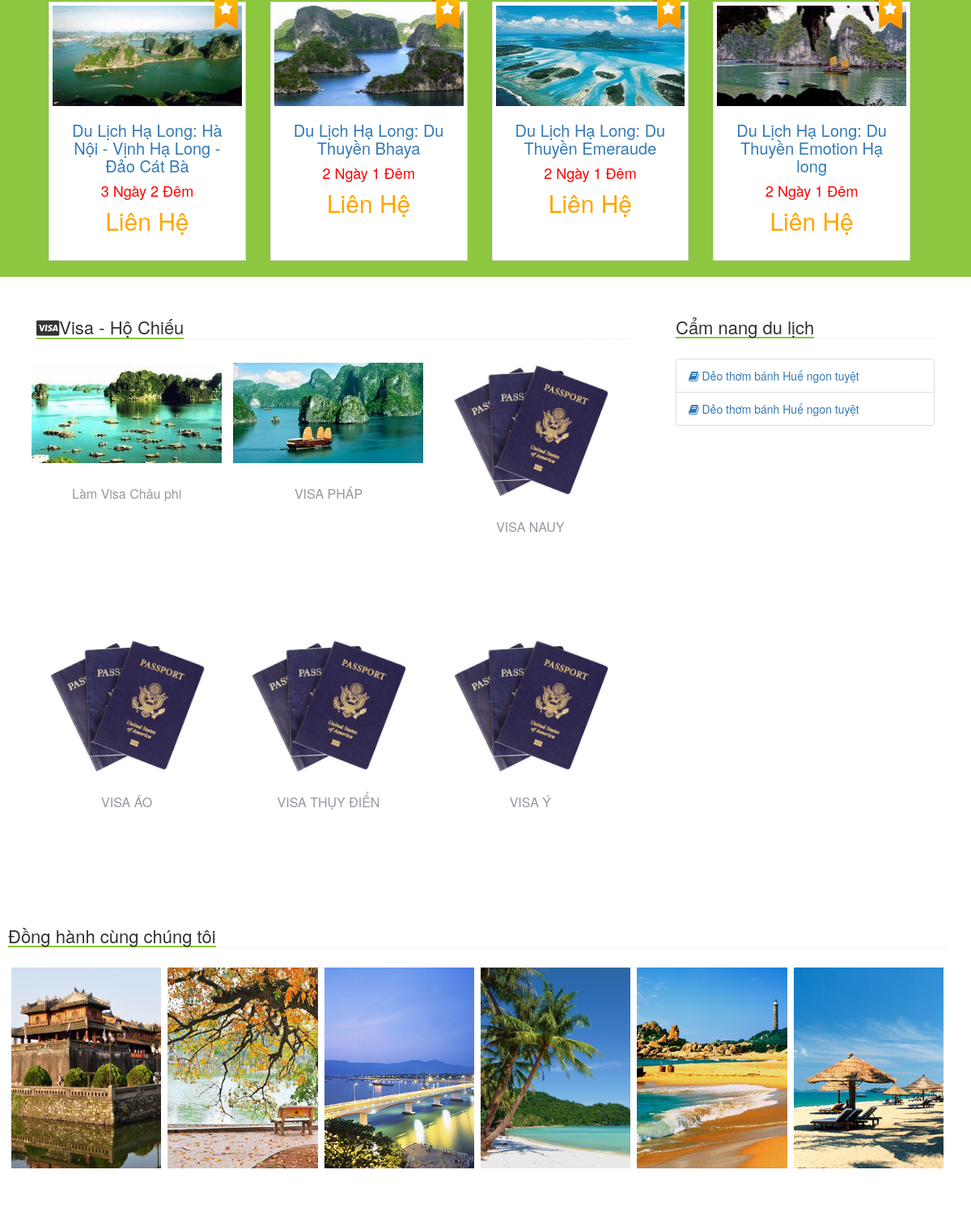
Before: / (middle part) with the older database file.
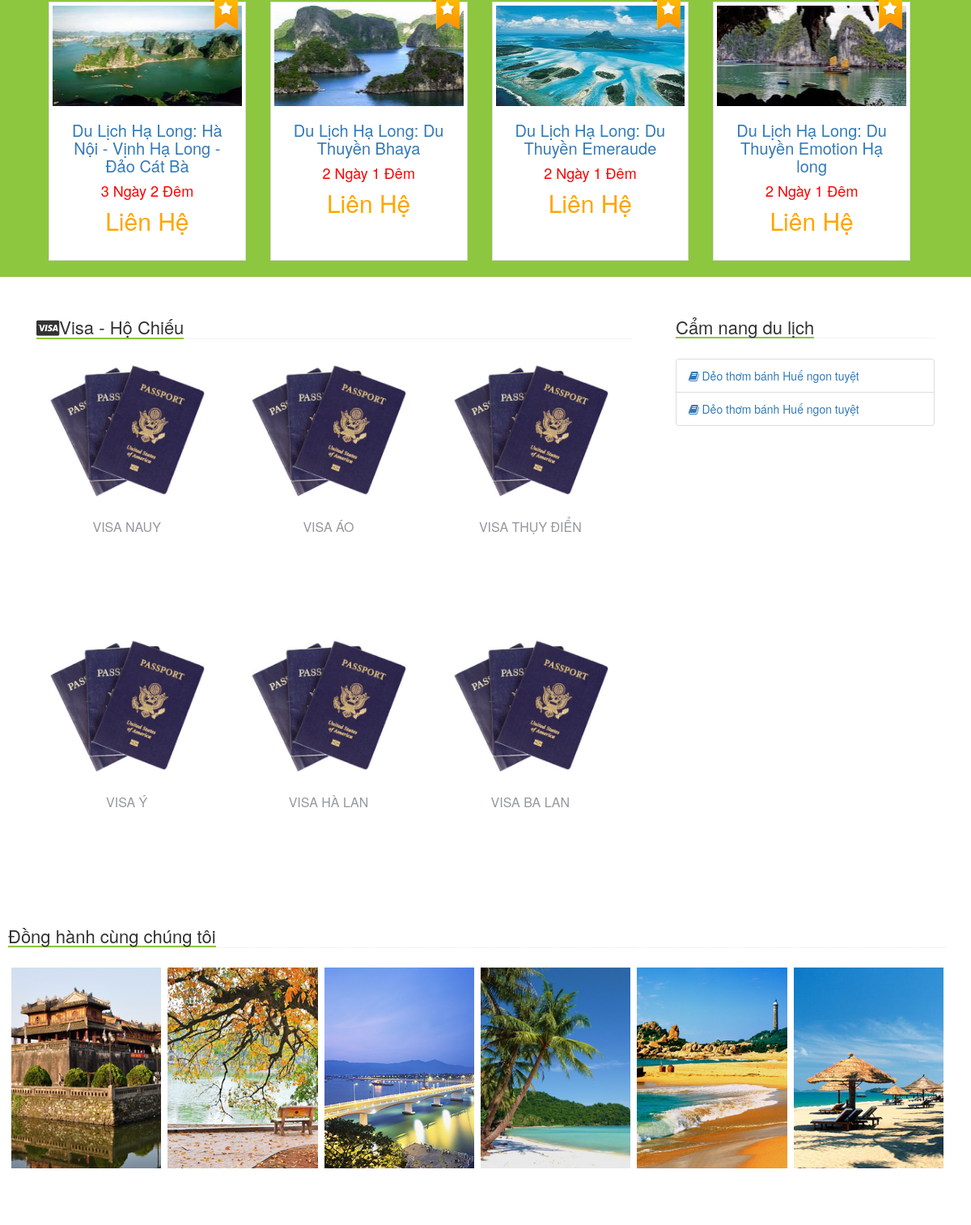
After: the same page with the newer database file.
### tables this page shows
CREATE TABLE IF NOT EXISTS `tour_content` (
  `tour_content_code` int(11) NOT NULL AUTO_INCREMENT,
  `tour_region_code` int(11) NOT NULL,
  `title` varchar(255) NOT NULL,
  `time` varchar(20) NOT NULL,
  `total_cost` varchar(255) NOT NULL,
  `content` text,
  `content_cost` text,
  `description` varchar(255) DEFAULT NULL,
  `image` varchar(100) DEFAULT NULL,
  `update_at` datetime NOT NULL,
  `create_at` datetime NOT NULL,
  `tour_country_code` int(11) NOT NULL,
  `possition` text NOT NULL,
  `image_relate` text NOT NULL,
  PRIMARY KEY (`tour_content_code`)
);

CREATE TABLE IF NOT EXISTS `passport_visa_offers` (
  `passport_visa_offer_code` int(11) NOT NULL AUTO_INCREMENT,
  `passport_visa_code` int(11) NOT NULL,
  `title` varchar(255) NOT NULL,
  `description` varchar(255) NOT NULL,
  `content` text NOT NULL,
  `image` varchar(100) NOT NULL,
  `update_at` datetime NOT NULL,
  `create_at` datetime NOT NULL,
  PRIMARY KEY (`passport_visa_offer_code`)
);

CREATE TABLE IF NOT EXISTS `news_event_content` (
  `news_event_content_code` int(11) NOT NULL AUTO_INCREMENT,
  `news_event_code` int(11) NOT NULL,
  `title` varchar(255) NOT NULL,
  `description` varchar(255) NOT NULL,
  `content` text NOT NULL,
  `image` varchar(100) NOT NULL,
  `update_at` datetime NOT NULL,
  `create_at` datetime NOT NULL,
  PRIMARY KEY (`news_event_content_code`)
);

CREATE TABLE IF NOT EXISTS `partners` (
  `partner_code` int(11) NOT NULL AUTO_INCREMENT,
  `partner_image` varchar(255) NOT NULL,
  `partner_link` varchar(255) NOT NULL,
  PRIMARY KEY (`partner_code`)
);

### controllers/home/index.php (called while the page is built, shortened)
<?php
	$tour = get_all('tour_content');
	$tour = array_reverse($tour);
	$tour = get_number_from_array($tour,8);
	$visa2 = get_all_record('passport_visa_offers','passport_visa_code','2');
	$visa6 = get_all_record('passport_visa_offers','passport_visa_code','6');
	$partner = get_all('partners');
	$lang = get_lang();
	$visa = get_all('passport_visa_offers');
	$visa = array_reverse($visa);
	$news_event_content = get_all('news_event_content');
	$news_event_content = array_reverse($news_event_content);
	$news_event_content = get_number_from_array($news_event_content,10);
	require_once(BASEPATH.'view/home/index.php');
 ?>

### model/database.php (called while the page is built, shortened)
<?php
function get_all($table,$select = '*'){
	$sql = "SELECT $select FROM $table";
	$query = mysql_query($sql) or die(mysql_error());
	$data = array();
	if(mysql_num_rows($query) > 0)
	{
		while($row = mysql_fetch_assoc($query))
			$data[] = $row;
	}
	return $data;
}
function get_all_record($table, $colum, $value, $select = '*'){
	$sql = "SELECT $select FROM $table WHERE $colum = '$value'";
	$query = mysql_query($sql) or die(mysql_error());
	$data = array();
	if(mysql_num_rows($query) > 0 )
		while($row = mysql_fetch_assoc($query)){
			$data[] = $row;
		}
	return $data;
}
?>

### library/function.php (called while the page is built, shortened)
<?php
function get_lang(){
	if(isset($_GET['lang']) &&  $_GET['lang'] == 'en'){
		return 'en';
	}
	else return 'vi';
}
function get_number_from_array($array, $i){
	$data = array();
	$j = 0;
	foreach ($array as $key) {
		if($j==$i)break;
		$data[] = $key;
		$j++;
	}
	return $data;
}
?>

### view/home/show_tour.php (the view)
<?php
  foreach($tour as $value):
 ?>
<div class="col-md-3 tour">
    <div class="thumbnail tour_detail">
    	<a  href='index.php?lang=<?php echo $lang ?>&amp;controller=tour&amp;action=tour_detail&amp;tour_content_code=<?php echo $value["tour_content_code"] ?>'><img class="overimg"  src=<?php echo $value['image'] ?> alt="" class="responsive-img" /></a>
            <div class="caption">
               		<h4 class="text-center tour_title">
                  		<a href='index.php?lang=<?php echo $lang ?>&amp;controller=tour&amp;action=tour_detail&amp;tour_content_code=<?php echo $value["tour_content_code"] ?>'><?php echo $value['title'] ?></a>
               		</h4>
               		<h4 class="text-center tour_time">
               			  <?php echo $value['time'] ?>
               		</h4>
               		<h4 class="text-center tour_cost">
               			  <?php echo $value['total_cost'] ?>
               		</h4>
               </div>
    </div>
</div>
<?php endforeach ?>

### index.php (shortened to what this page needs)
<?php require_once('library/function.php'); ?>
<?php require_once('model/database.php'); ?>
<?php
if(isset($_GET['controller'])) $controller = $_GET['controller'];
else $controller = 'home';
if(isset($_GET['action'])) $action = $_GET['action'];
else $action = 'index';
$file = 'controllers/'.$controller.'/'.$action.'.php';
if(file_exists($file))
{
	require($file);
}
else
	echo 'error';
 ?>

### layout/head.php (shortened to what this page needs)
<!DOCTYPE html>
<html>
<head>
	<link rel="stylesheet" type="text/css" href='asset/css/bootstrap.min.css' />
	<link rel="stylesheet" type="text/css" href="asset/css/font-awesome.min.css">
	<link rel="stylesheet" type="text/css" href="asset/css/flexslider.css">
	<link rel="stylesheet" type="text/css" href="asset/css/style.css" />
	<link rel="stylesheet" type="text/css" href="asset/css/contact.css" />
	<link rel="stylesheet" type="text/css" href="asset/css/footer.css" />
</head>
<body>

### view/home/index.php (shortened to what this page needs)
<?php require_once('layout/head.php');?>
<div class="container-fluid tour-visa-new">
	<div class="row show_tour">
		<?php require_once(BASEPATH.'view/home/show_tour.php'); ?>
	</div>
	<div class="row show_visa_news">
		<?php require_once(BASEPATH.'view/home/show_visa_news.php'); ?>
	</div>
	<div class="row partner">
		<?php require_once(BASEPATH.'view/home/show_partner.php'); ?>
	</div>
</div>
<?php require_once('layout/footer.php'); ?>

### view/home/show_visa_news.php
<div class="col-md-8 visas-wrap">
	<div class="row visa_title">
		<h2><i class="fa fa-cc-visa"></i><?php echo $lang =='en' ? 'Visa - Passport' : 'Visa - Hộ Chiếu' ?></h2>
	</div>
	<div class="row visa_content">
		<?php $i=0;?>
		<?php foreach ($visa as $value): $i++;?>
			<div class="col-md-4 col-sm-4 col-xs-6 visa-col">
				<div class="thumbnail visa-wrap">
					<a href="index.php?lang=<?php echo $lang ?>&amp;controller=visa&amp;action=servicevisa&amp;passport_visa_code=<?php echo $value['passport_visa_code']; ?>&amp;pass_offer=<?php echo $value['passport_visa_offer_code'] ?>"><img src=<?php echo $value['image'] ?>  class="responsive-img  img-visa overimg"></a>
					<div class="caption">
					<h3 class="text-center"><a href="index.php?lang=<?php echo $lang ?>&amp;controller=visa&amp;action=servicevisa&amp;passport_visa_code=<?php echo $value['passport_visa_code']; ?>&amp;pass_offer=<?php echo $value['passport_visa_offer_code'] ?>"><?php echo $value['title'] ?></a></h3>
				</div>
			</div>
		</div>
		<?php if($i==6) break; endforeach ?>
	</div>
</div>
<div class="col-md-4 news-wrap">
	<div class="row news_title">
		<h2><?php echo $lang =='en' ? 'Handbook tourist' : 'Cẩm nang du lịch' ?></h2>
	</div>
	<div class="row news_content" >
	<ul class="list-group">
		<?php foreach($news_event_content as $key) :?>
		<li class="list-group-item"><a href="index.php?lang=<?php echo $lang ?>&amp;controller=news&amp;action=detail_news&amp;news_event_content_code=<?php echo $key['news_event_content_code'] ?>"><i class="fa fa-book">&nbsp;</i><?php echo $key['title'] ?></a></li>
		<?php endforeach ?>
	</ul>
	</div>
</div>

### view/home/show_partner.php
<div class="col-md-12 partner_wrap">
	<div class="partner_title row">
		<h3><?php echo $lang =='en'? 'Accompanying us': 'Đồng hành cùng chúng tôi'  ?></h3>
	</div>
	<div class="partner_slide row">
		<div class="partner_slide_wrap">
			<?php foreach ($partner as $key) {
				echo '<div class="thumbnail col-md-2 col-xs-2 col-sm-2">';
					echo '<a href='.$key['partner_link'].'>'.'<img src="'.$key['partner_image'].'" class="overimg"></a>';
				echo '</div>';
			} ?>
		</div>
	</div>
</div>

### layout/footer.php (shortened to what this page needs)
</body>

### asset/css/style.css (style rules this page uses)
.row { margin-right: 0px; }
.tour_title { font-size: 20px; }
.tour_time { color: red; }
.tour_cost { color: orange; font-size: 30px; }
.show_tour { background-color: #8dc63f; padding-left: 60px; padding-right: 60px; margin-bottom: 30px; }
.thumbnail { border-radius: 0px; height: 320px; }
.tour { padding-top: 20px; }
.tour_detail > a > img, .tour_detai2 > a > img { height: 124px; }
.tour_detail::after { content: " "; background: url("../image/common/label.png") top center no-repeat; width: 35px; height: 44px; position: absolute; top: 11px; right: 25px; }
.visa_title h2 { font-size: 22px; border-bottom: 2px solid #8dc63f; display: inline-block; margin-bottom: -1px; }
.visa_title { border-bottom: 1px dotted #e4e9f0; display: block; margin-bottom: 25px; margin-left: 20px; }
.visa_content { margin-left: 7px; }
.caption h3 { font-size: 16px; color: #94989F; }
.caption h3 a { color: #94989F; }
.news_title h2 { font-size: 22px; display: inline-block; border-bottom: 2px solid #8dc63f; margin-bottom: -1px; }
.news_title { border-bottom: 1px dotted #e4e9f0; display: block; margin-bottom: 25px; margin-left: 10px; margin-right: 30px; }
.visa-wrap { border:0px; }
.visa-col { padding-left: 0px; padding-right: 0px; }
.tour-visa-new { padding-left: 0px; padding-right: 0px; }
.visas-wrap { padding-left: 40px; }
.news-wrap { padding-left: 30px; }
.news_content { margin-left: 10px; margin-right: 30px; }
.partner_title { display: block; border-bottom: 1px dotted #e4e9f0; margin-bottom: 20px; }
.partner_title h3 { font-size: 22px; border-bottom: 2px solid #8dc63f; display: inline-block; margin-bottom: 0px; }
.partner_wrap { padding-left: 40px; padding-right:30px; }
.partner_slide_wrap > .thumbnail { border : 0px; }
.img-visa { width: 235px; }

Changed rows visible on the page:
removed passport_visa_offers: image (picture), title "Làm Visa Châu phi"
removed passport_visa_offers: image (picture), title "VISA PHÁP"
now on this page (row unchanged): passport_visa_offers: image (picture), title "VISA HÀ LAN"
now on this page (row unchanged): passport_visa_offers: image (picture), title "VISA BA LAN"
